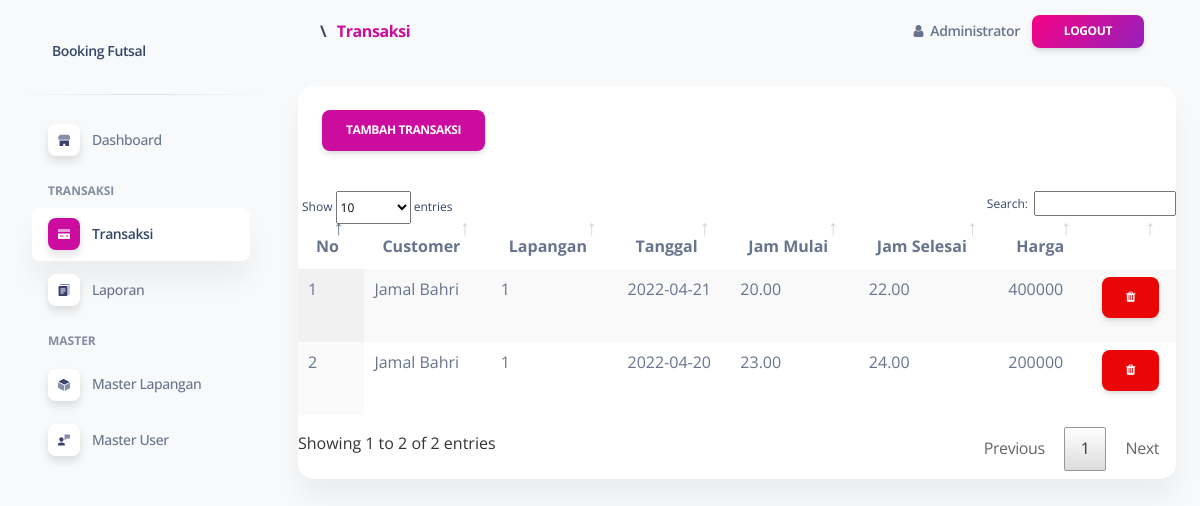
The page /media.php?module=transaksi (signed in) on the database its author committed.
### tables this page shows
CREATE TABLE `transaksi` (
  `id` int(11) NOT NULL,
  `kode_transaksi` varchar(255) NOT NULL,
  `id_customer` int(11) NOT NULL,
  `id_lapangan` int(11) NOT NULL,
  `nama_customer` varchar(255) NOT NULL,
  `jam_mulai` int(11) NOT NULL,
  `durasi` int(11) NOT NULL,
  `harga` int(11) NOT NULL,
  `tanggal` date NOT NULL,
  `status` int(11) NOT NULL DEFAULT 0,
  `created_by` int(11) NOT NULL,
  `created_at` datetime NOT NULL DEFAULT current_timestamp(),
  `updated_by` int(11) NOT NULL,
  `updated_at` datetime NOT NULL DEFAULT current_timestamp() ON UPDATE current_timestamp()
);

### module/transaksi/index.php (the view, shortened to what this page needs)
<div class="row">
  <div class="col-sm-12">
    <div class="card">
      <div class="card-header">
        <a class="btn btn-primary" href="?module=<?php echo $_GET['module'];?>&act=create">Tambah <?php echo ucwords($_GET['module']) ?></a>
      </div>
      <div class="card-body px-0 pt-0 pb-2">
        <div class="table-responsive p-0">
          <table class="table display" id="datatables">
            <thead>
              <tr>
                <th>No</th>
                <th>Customer</th>
                <th>Lapangan</th>
                <th>Tanggal</th>
                <th>Jam Mulai</th>
                <th>Jam Selesai</th>
                <th>Harga</th>
                <th class="d-print-none"></th>
              </tr>
            </thead>
            <tbody>
              <?php
              $no=0;
              $query = mysqli_query($conn,"SELECT * from transaksi order by id desc");
              foreach ($query as $row): $no++;
                $end = $row['jam_mulai']+$row['durasi'];
                ?>
                <tr>
                  <td><?php echo $no ?></td>
                  <td><?php echo $row['nama_customer'] ?></td>
                  <td><?php echo $row['id_lapangan'] ?></td>
                  <td><?php echo $row['tanggal'] ?></td>
                  <td><?php echo $row['jam_mulai'].".00" ?></td>
                  <td><?php echo $end > 24 ? $end - 24 : $end ?>.00</td>
                  <td><?php echo $row['harga'] ?></td>
                  <td class="d-print-none text-right">
                    <a class="btn btn-danger btn-xs" data-toggle="tooltip" data-placement="top" title="Delete" onclick="swal_delete('<?php echo $aksi ?>?module=<?php echo $_GET['module'] ?>&act=delete&id=<?php echo $row['id']; ?>')"><i class="fa fa-trash"></i></a>
                  </td>
                </tr>
              <?php endforeach ?>
            </tbody>
          </table>
        </div>
      </div>
    </div>
  </div>
</div>

### layout/head.php (style rules this page uses)
th { text-align: left; }

### rows shown on the page
transaksi: nama_customer "Jamal Bahri", id_lapangan "1", tanggal "2022-04-21", jam_mulai "20", end "22", harga "400000"
transaksi: nama_customer "Jamal Bahri", id_lapangan "1", tanggal "2022-04-20", jam_mulai "23", end "24", harga "200000"

### other values the page prints
implode(" <span style='padding:6px'>\</span> ",$bc) "\\"
$bread['text'] "Transaksi"
$_SESSION['nama'] "Administrator"
$_GET['module'] "TRANSAKSI"
